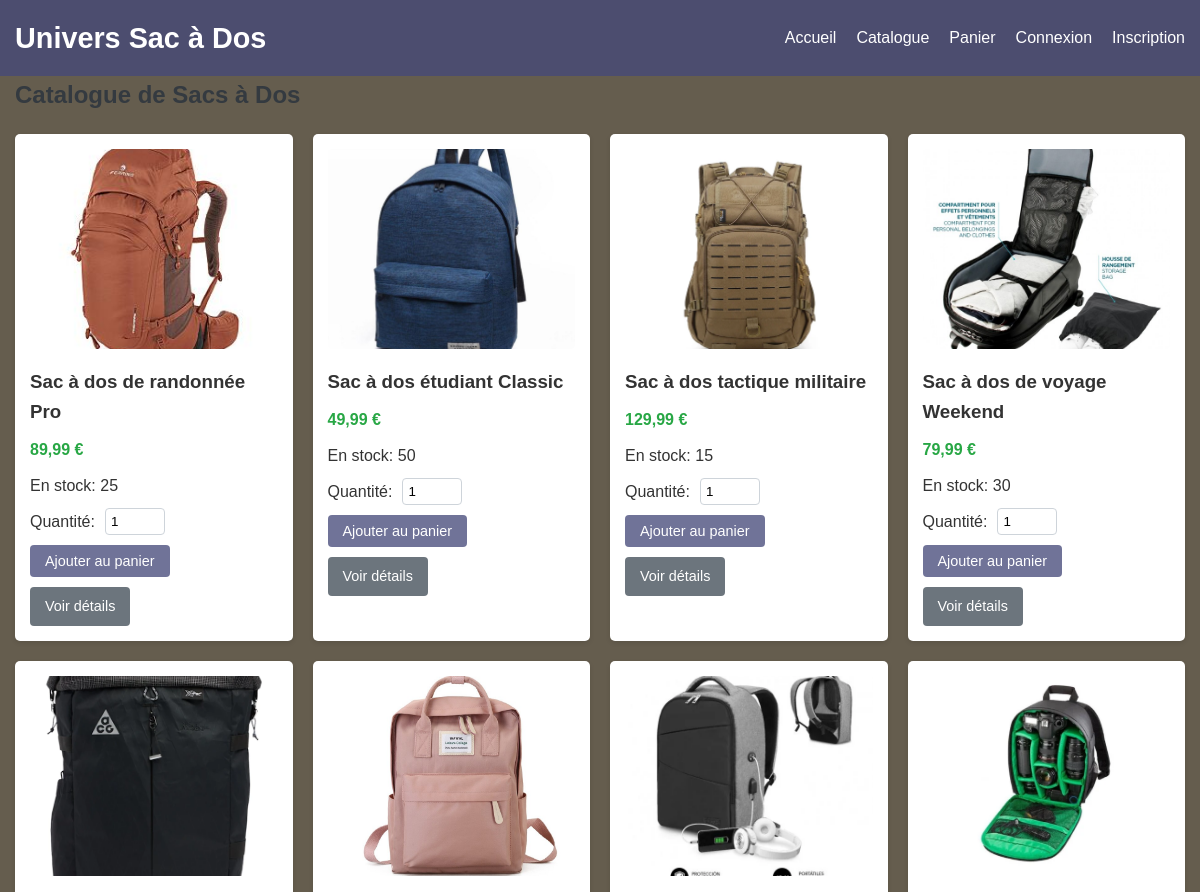
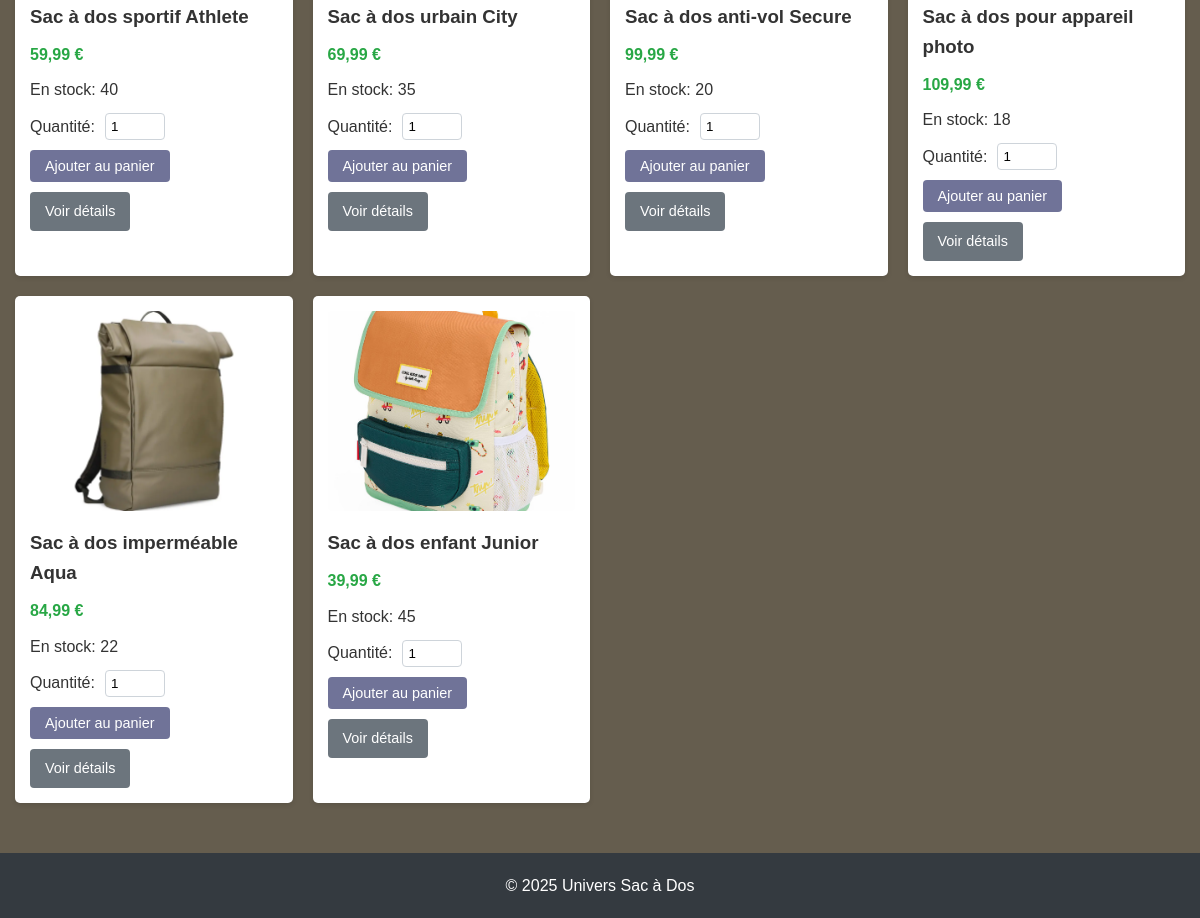
Page /catalog/ on the committed database (2 pictures, top to bottom).
### store/models.py (models this page shows, shortened)
class Product(models.Model):
    name = models.CharField(max_length=200)
    description = models.TextField()
    price = models.DecimalField(max_digits=10, decimal_places=2)
    category = models.ForeignKey(Category, on_delete=models.CASCADE)
    stock = models.PositiveIntegerField(default=0)
    image = models.ImageField(upload_to='products/', blank=True, null=True)
    created_at = models.DateTimeField(auto_now_add=True)

### store/views.py (the view)
# urls.py: path('catalog/', views.product_catalog, name='product_catalog'),
def product_catalog(request):
    backpacks = Product.objects.filter(category__name='Sacs à dos')
    return render(request, 'store/catalog.html', {'products': backpacks})

### store/templates/store/catalog.html (shortened to what this page needs)
{% extends 'store/base.html' %}
{% block content %}
    <h2>Catalogue de Sacs à Dos</h2>
    <div class="products-grid">
        {% for product in products %}
            <div class="product-card">
                {% if product.image %}
                    <img src="{{ product.image.url }}" alt="{{ product.name }}">
                {% else %}
                    <div class="no-image">Pas d'image</div>
                {% endif %}
                <h3>{{ product.name }}</h3>
                <p class="price">{{ product.price }} €</p>
                <p class="stock">En stock: {{ product.stock }}</p>
                <form action="{% url 'add_to_cart' product.id %}" method="post">
                    <div class="quantity-control">
                        <label for="quantity">Quantité:</label>
                        <input type="number" name="quantity" id="quantity" value="1" min="1" max="{{ product.stock }}">
                    </div>
                    <button type="submit" class="btn">Ajouter au panier</button>
                </form>
                <a href="{% url 'product_detail' product.id %}" class="btn btn-secondary">Voir détails</a>
            </div>
        {% empty %}
            <p>Aucun sac à dos disponible.</p>
        {% endfor %}
    </div>
{% endblock %}

### store/templates/store/base.html (shortened to what this page needs)
<!DOCTYPE html>
<html lang="fr">
<head>
    <link rel="stylesheet" href="/static/css/style.css">
</head>
<body>
    <header>
        <div class="container">
            <h1><a href="{% url 'home' %}">Univers Sac à Dos</a></h1>
            <nav>
                <ul>
                    <li><a href="{% url 'home' %}">Accueil</a></li>
                    <li><a href="{% url 'product_catalog' %}">Catalogue</a></li>
                    <li><a href="{% url 'view_cart' %}">Panier</a></li>
                    {% if user.is_authenticated %}
                        <li><a href="{% url 'profile' %}">Mon compte</a></li>
                        <li><a href="{% url 'logout' %}">Déconnexion</a></li>
                    {% else %}
                        <li><a href="{% url 'login' %}">Connexion</a></li>
                        <li><a href="{% url 'register' %}">Inscription</a></li>
                    {% endif %}
                </ul>
            </nav>
        </div>
    </header>
    <main class="container">
        {% block content %}
        {% endblock %}
    </main>
    <footer>
        <div class="container">
            <p>&copy; 2025 Univers Sac à Dos</p>
        </div>
    </footer>
</body>
</html>

### static/css/style.css (style rules this page uses)
* { margin: 0; padding: 0; box-sizing: border-box; }
body { font-family: 'Gill Sans', 'Gill Sans MT', Calibri, 'Trebuchet MS', sans-serif; line-height: 1.6; color: #333; background-color: #655d4e; }
.container { max-width: 1200px; margin: 0 auto; padding: 0 15px; }
header { background-color: #454979c4; color: white; padding: 15px 0; }
header h1 { margin: 0; font-size: 1.8rem; }
header a { color: white; text-decoration: none; }
header .container { display: flex; justify-content: space-between; align-items: center; }
nav ul { list-style: none; display: flex; }
nav ul li { margin-left: 20px; }
main { padding: 30px 0; }
h2 { margin-bottom: 20px; color: #343a40; }
.products-grid { display: grid; grid-template-columns: repeat(auto-fill, minmax(250px, 1fr)); gap: 20px; margin-top: 20px; }
.product-card { background: white; border-radius: 5px; box-shadow: 0 2px 5px rgba(0,0,0,0.1); padding: 15px; transition: transform 0.3s ease; }
.product-card img, .no-image { width: 100%; height: 200px; object-fit: cover; border-radius: 5px; margin-bottom: 10px; }
.price { font-weight: bold; color: #28a745; margin: 10px 0; }
.btn { display: inline-block; padding: 8px 15px; background-color: #454979c4; color: white; text-decoration: none; border-radius: 4px; font-size: 0.9rem; transition: background-color 0.3s; border: none; cursor: pointer; }
footer { background-color: #343a40; color: white; padding: 20px 0; text-align: center; margin-top: 50px; }
.quantity-control { margin: 10px 0; display: flex; align-items: center; }
.quantity-control label { margin-right: 10px; }
.quantity-control input { width: 60px; padding: 5px; border: 1px solid #ced4da; border-radius: 4px; }
.btn-secondary { background-color: #6c757d; margin-top: 10px; }

### rows in the picture
Product: image (picture), name "Sac à dos de randonnée Pro", price "89,99", stock "25"
Product: image (picture), name "Sac à dos étudiant Classic", price "49,99", stock "50"
Product: image (picture), name "Sac à dos tactique militaire", price "129,99", stock "15"
Product: image (picture), name "Sac à dos de voyage Weekend", price "79,99", stock "30"
Product: image (picture), name "Sac à dos sportif Athlete", price "59,99", stock "40"
Product: image (picture), name "Sac à dos urbain City", price "69,99", stock "35"
Product: image (picture), name "Sac à dos anti-vol Secure", price "99,99", stock "20"
Product: image (picture), name "Sac à dos pour appareil photo", price "109,99", stock "18"
Product: image (picture), name "Sac à dos imperméable Aqua", price "84,99", stock "22"
Product: image (picture), name "Sac à dos enfant Junior", price "39,99", stock "45"
